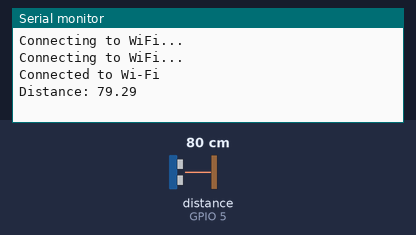
A sketch run on a simulated ESP32. On the bench: the last lines printed to the serial monitor. Wiring (inferred from the names in the program): ultrasonic range finder: trigger GPIO 4; echo GPIO 5. The inputs (shaded band) are chosen by the test bench; at power-on: distance to the obstacle (sensor on GPIO 5) 80 cm. The echo pulse lasts 58.3 µs per cm; WiFi joins after 1.5 s; servers stay silent unless stated.

Above: at 3.2 s.
3.3 s: distance to the obstacle (sensor on GPIO 5) set to 2 cm
At 3.3 s:
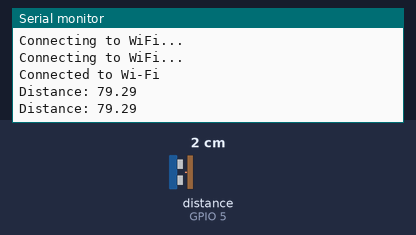
5.0 s: distance to the obstacle (sensor on GPIO 5) set to 4 cm
At 6.6 s:
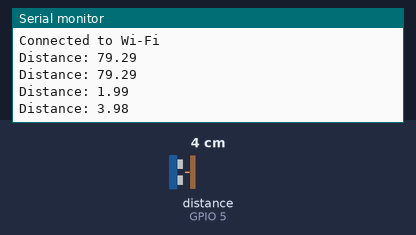
Timing chart, 0 to 8.1 s (numbered marks = the images above; inputs shaded):
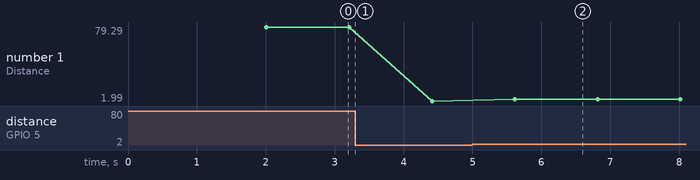

The sketch:

sketch_oct9a.ino
```cpp
#include <WiFi.h>
#include <SPI.h>
#include <Wire.h>

// Constants
const char* WIFI_SSID = "YourWiFiSSID";
const char* WIFI_PASSWORD = "YourWiFiPassword";
const char* RASPI_IP = "RasPiIPAddress";
const int RASPI_PORT = 12345;

// Ultrasonic sensor configuration
const int triggerPin = 4; // GPIO4
const int echoPin = 5;    // GPIO5

WiFiClient client;

void setup() {
  Serial.begin(115200);

  // Connect to Wi-Fi
  WiFi.begin(WIFI_SSID, WIFI_PASSWORD);
  while (WiFi.status() != WL_CONNECTED) {
    delay(1000);
    Serial.println("Connecting to WiFi...");
  }
  Serial.println("Connected to Wi-Fi");

  // Ultrasonic sensor pins
  pinMode(triggerPin, OUTPUT);
  pinMode(echoPin, INPUT);
}

void loop() {
  // Measure distance using the ultrasonic sensor
  long duration;
  float distance;

  digitalWrite(triggerPin, LOW);
  delayMicroseconds(2);
  digitalWrite(triggerPin, HIGH);
  delayMicroseconds(10);
  digitalWrite(triggerPin, LOW);

  duration = pulseIn(echoPin, HIGH);
  distance = duration * 0.034 / 2; // Calculate distance in centimeters

  // Convert the float distance value to a byte array
  byte distanceBytes[sizeof(float)];
  memcpy(distanceBytes, &distance, sizeof(float));

  // Create and send the packet
  byte packetType = 0x01;
  int payloadLength = sizeof(float);

  byte checksum = packetType;
  checksum ^= (payloadLength >> 8) & 0xFF;
  checksum ^= payloadLength & 0xFF;
  for (int i = 0; i < payloadLength; i++) {
    checksum ^= distanceBytes[i];
  }

  Serial.print("Distance: ");
  Serial.println(distance);

  if (client.connect(RASPI_IP, RASPI_PORT)) {
    client.write(packetType);
    client.write(payloadLength >> 8);
    client.write(payloadLength & 0xFF);
    client.write(checksum);
    client.write(distanceBytes, payloadLength);
    client.stop();
  }

  delay(1000); // Adjust the data transmission rate as needed
}
```

Measured:
- after the input at 5.0 s, the serial monitor: prints a new line after 0.61 s (image 2)
- plotted number 1: 79.29 → 1.99 after the input at 3.3 s, 1.99 → 3.98 after the input at 5.0 s
